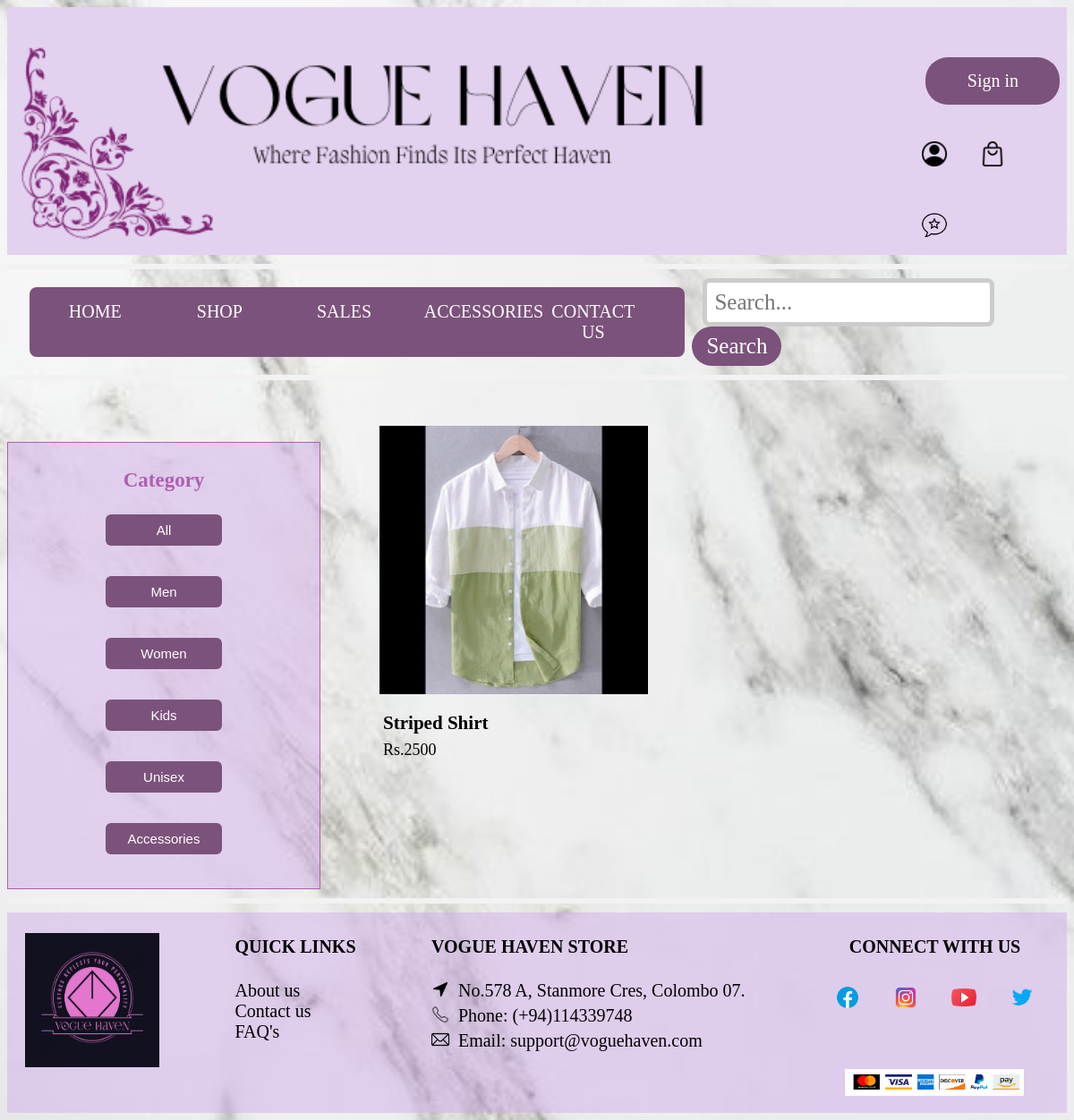
Screenshot of /Men.php with the database file from the repository.
### tables this page shows
CREATE TABLE `item` (
  `Item_id` varchar(5) NOT NULL,
  `Item_name` varchar(50) NOT NULL,
  `Category` varchar(50) NOT NULL,
  `Price` float NOT NULL,
  `Quantity` int(5) NOT NULL,
  `Description` varchar(500) NOT NULL,
  `Image` varchar(1000) NOT NULL
);

### Men.php (the view, shortened to what this page needs)
<?php
include 'config.php'
?>
<!DOCTYPE html>
<html lang="en-US">
<head>
	<link rel="stylesheet" href="styles/styles.css"></link>
	<link rel="stylesheet" href="styles/Shop1.css"></link>
</head>
<?php
    include_once 'header.php';
?>
	<div class = "content">
	<table class = "table">
	<tr>
		<th>Category</th>
	</tr>
	<tr>
		<td><a href = "shop.php"><button>All</button></a></td>
	</tr>
	<tr>
		<td><a href = "Men.php"><button>Men</button></a></td>
	</tr>
	<tr>
		<td><a href = "women.php"><button>Women</button></a></td>
	</tr>
	<tr>
		<td><a href = "kids.php"><button>Kids</button></a></td>
	</tr>
	<tr>
		<td><a href = "unisex.php"><button>Unisex</button></a></td>
	</tr>
	<tr>
		<td><a href = "accessories.php"><button>Accessories</button></a></td>
	</tr>
	</table>
	<?php
	$sql = "SELECT * from item WHERE Category = 'Men';";
	$result = mysqli_query($conn, $sql);
	if ($result) {
		echo "<ol class = \"list\">";
		while ($row = mysqli_fetch_assoc($result)) {
			$id = $row['Item_id'];
			$name = $row['Item_name'];
			$image = $row['Image'];
			$price = $row['Price'];
	?>
			<li><a href="item_details.php?id=<?php echo $id; ?>">
				<div class="item">
					<img src="upload/<?php echo $image; ?>" class = "image" alt="Item" width = "250px">
					</a>
					<div class="item-details">
						<h3><?php echo $name; ?></h3>
						<p> Rs.<?php echo $price; ?></p>
					</div>
				</div>
	<?php
		}
	}
	?>
	<?php
		include_once 'footer.php';
	?>

### styles/styles.css (style rules this page uses)
body { background-image : url("../images/background.jpg") ; background-size : cover; font-family: Garamond; font-size: 20px; }

### styles/Shop1.css (style rules this page uses)
body { background-image: url("../images/background.jpg"); background-size: cover; }
.content { display: flex; }
.table { width: 350px; height:500px; border: 1px solid; margin-left:0%; margin-top:5%; color: #AD5FB0; background-color:rgba(209, 173, 236, 0.5); padding:20px 30px; }
.table th { font-size: 23px; }
.table td { text-align:center; }
.table button { width: 130px; height:35px; background-color: #7b527b; border: none; border-radius: 6px; color: white; padding: 7px 20px; text-align: center; text-decoration: none; display: inline-block; font-size: 15px; margin: 5px; }
.list { list-style-type: none; }
ol li { float:left; width:350px; }
.image { border: 1px solid #efefef; width:85.6%; margin-top:20px; margin-left:25px; background:#efefef; }
.item-details { font-size: 18px; font-weight: normal; margin-left:30px; padding: 0px; line-height: 0.5; }

### rows the page displays
item: Image (picture), Item_name "Striped Shirt", Price "2500"
